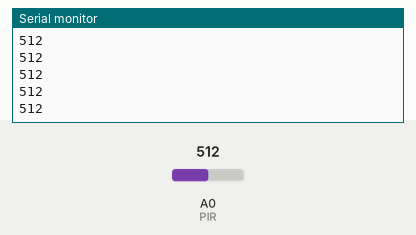
Bench run of a sketch on a simulated Arduino Mega 2560, built with avr-gcc and run on an emulated ATmega2560. Shown: the last lines printed to the serial monitor. Inputs (shaded band) come from the test bench; at power-on: A0 (PIR) = 512.

Above: at 1.2 s.
1.3 s: A0 (PIR) set to 716
At 1.31 s:
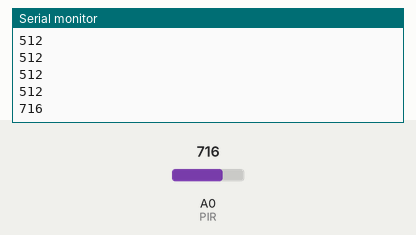
2.8 s: A0 (PIR) set to 900
At 2.81 s:
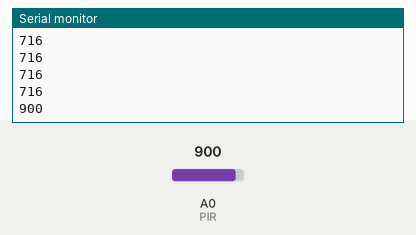
Timing chart, 0 to 5.8 s (numbered marks = the images above; inputs shaded):
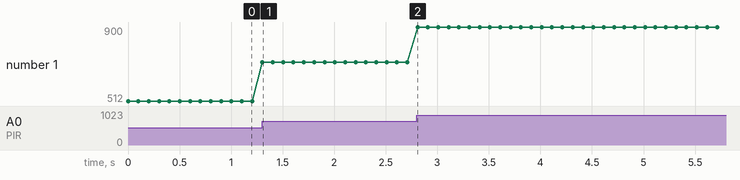

The sketch:

Mega2560_PIR.ino
```cpp
#define PIR A0

void setup() {
  Serial.begin(9600);
  pinMode(PIR , INPUT_PULLUP);
}

void loop() {
  Serial.println( analogRead( PIR ) );
  delay(100);
}
```

Measured:
- after the input at 1.3 s, the serial monitor: prints a new line at once (image 1)
- after the input at 2.8 s, the serial monitor: prints a new line at once (image 2)
- plotted number 1: 512 → 716 after the input at 1.3 s, 716 → 900 after the input at 2.8 s
